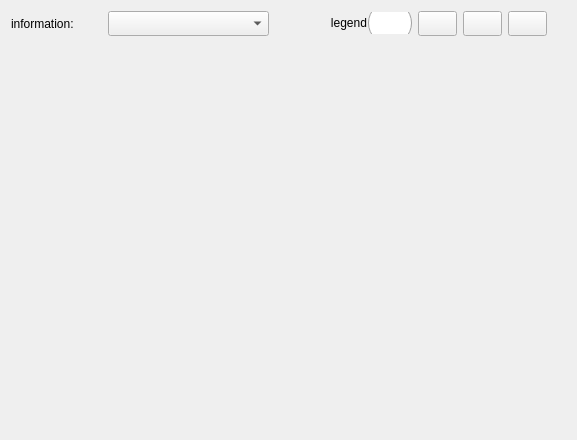
<?xml version="1.0" encoding="UTF-8"?>
<ui version="4.0">
 <class>WidgetVisualization</class>
 <widget class="QWidget" name="WidgetVisualization">
  <property name="geometry">
   <rect>
    <x>0</x>
    <y>0</y>
    <width>577</width>
    <height>440</height>
   </rect>
  </property>
  <property name="minimumSize">
   <size>
    <width>577</width>
    <height>440</height>
   </size>
  </property>
  <property name="windowTitle">
   <string>Form</string>
  </property>
  <layout class="QGridLayout" name="gridLayout">
   <item row="0" column="0">
    <layout class="QHBoxLayout" name="horizontalLayout_4">
     <item>
      <layout class="QHBoxLayout" name="horizontalLayout">
       <item>
        <widget class="QLabel" name="label_show">
         <property name="sizePolicy">
          <sizepolicy hsizetype="Preferred" vsizetype="Fixed">
           <horstretch>0</horstretch>
           <verstretch>0</verstretch>
          </sizepolicy>
         </property>
         <property name="minimumSize">
          <size>
           <width>91</width>
           <height>0</height>
          </size>
         </property>
         <property name="maximumSize">
          <size>
           <width>91</width>
           <height>17</height>
          </size>
         </property>
         <property name="text">
          <string>information:</string>
         </property>
        </widget>
       </item>
       <item>
        <widget class="QComboBox" name="comboBox_show">
         <property name="minimumSize">
          <size>
           <width>161</width>
           <height>25</height>
          </size>
         </property>
        </widget>
       </item>
      </layout>
     </item>
     <item>
      <spacer name="horizontalSpacer">
       <property name="orientation">
        <enum>Qt::Horizontal</enum>
       </property>
       <property name="sizeHint" stdset="0">
        <size>
         <width>40</width>
         <height>20</height>
        </size>
       </property>
      </spacer>
     </item>
     <item>
      <layout class="QHBoxLayout" name="horizontalLayout_3">
       <item>
        <widget class="QRadioButton" name="radioButton_legend">
         <property name="minimumSize">
          <size>
           <width>100</width>
           <height>22</height>
          </size>
         </property>
         <property name="maximumSize">
          <size>
           <width>100</width>
           <height>22</height>
          </size>
         </property>
         <property name="focusPolicy">
          <enum>Qt::NoFocus</enum>
         </property>
         <property name="layoutDirection">
          <enum>Qt::RightToLeft</enum>
         </property>
         <property name="styleSheet">
          <string notr="true">QRadioButton{
    spacing: px;
    color: black;
}
QRadioButton::indicator {
    width: 45px;
    height: 30px;
}
QRadioButton::indicator:unchecked {
    image: url(://visualization_widget/Toggle_Off.png);
}
QRadioButton::indicator:unchecked:hover {
    image: url(://visualization_widget/Toggle_Off.png);
}
QRadioButton::indicator:unchecked:pressed {
    image: url(://visualization_widget/Toggle_Off.png);
}
QRadioButton::indicator:checked {
    image: url(://visualization_widget/Toggle_On.png);
}
QRadioButton::indicator:checked:hover {
    image: url(://visualization_widget/Toggle_On.png);
}
QRadioButton::indicator:checked:pressed {
    image: url(://visualization_widget/Toggle_On.png);
}
</string>
         </property>
         <property name="text">
          <string>legend</string>
         </property>
         <property name="checked">
          <bool>false</bool>
         </property>
         <property name="autoRepeat">
          <bool>false</bool>
         </property>
         <property name="autoExclusive">
          <bool>false</bool>
         </property>
        </widget>
       </item>
       <item>
        <layout class="QHBoxLayout" name="horizontalLayout_2">
         <item>
          <widget class="QPushButton" name="pushButton_control">
           <property name="sizePolicy">
            <sizepolicy hsizetype="Fixed" vsizetype="Fixed">
             <horstretch>0</horstretch>
             <verstretch>0</verstretch>
            </sizepolicy>
           </property>
           <property name="minimumSize">
            <size>
             <width>25</width>
             <height>25</height>
            </size>
           </property>
           <property name="text">
            <string/>
           </property>
           <property name="icon">
            <iconset resource="../../image/image.qrc">
             <normaloff>:/visualization_widget/start.png</normaloff>:/visualization_widget/start.png</iconset>
           </property>
           <property name="iconSize">
            <size>
             <width>20</width>
             <height>20</height>
            </size>
           </property>
          </widget>
         </item>
         <item>
          <widget class="QPushButton" name="pushButton_add">
           <property name="sizePolicy">
            <sizepolicy hsizetype="Fixed" vsizetype="Fixed">
             <horstretch>0</horstretch>
             <verstretch>0</verstretch>
            </sizepolicy>
           </property>
           <property name="minimumSize">
            <size>
             <width>25</width>
             <height>25</height>
            </size>
           </property>
           <property name="text">
            <string/>
           </property>
           <property name="icon">
            <iconset resource="../../image/image.qrc">
             <normaloff>:/visualization_widget/add.png</normaloff>:/visualization_widget/add.png</iconset>
           </property>
           <property name="iconSize">
            <size>
             <width>20</width>
             <height>20</height>
            </size>
           </property>
          </widget>
         </item>
         <item>
          <widget class="QPushButton" name="pushButton_setting">
           <property name="sizePolicy">
            <sizepolicy hsizetype="Fixed" vsizetype="Fixed">
             <horstretch>0</horstretch>
             <verstretch>0</verstretch>
            </sizepolicy>
           </property>
           <property name="minimumSize">
            <size>
             <width>25</width>
             <height>25</height>
            </size>
           </property>
           <property name="text">
            <string/>
           </property>
           <property name="icon">
            <iconset resource="../../image/image.qrc">
             <normaloff>:/visualization_widget/setting.png</normaloff>:/visualization_widget/setting.png</iconset>
           </property>
           <property name="iconSize">
            <size>
             <width>20</width>
             <height>20</height>
            </size>
           </property>
          </widget>
         </item>
        </layout>
       </item>
      </layout>
     </item>
    </layout>
   </item>
   <item row="0" column="1">
    <spacer name="horizontalSpacer_2">
     <property name="orientation">
      <enum>Qt::Horizontal</enum>
     </property>
     <property name="sizeHint" stdset="0">
      <size>
       <width>18</width>
       <height>20</height>
      </size>
     </property>
    </spacer>
   </item>
   <item row="1" column="0" colspan="2">
    <widget class="WidgetPlot" name="widget_plot" native="true">
     <property name="sizePolicy">
      <sizepolicy hsizetype="Preferred" vsizetype="Expanding">
       <horstretch>0</horstretch>
       <verstretch>0</verstretch>
      </sizepolicy>
     </property>
     <property name="minimumSize">
      <size>
       <width>541</width>
       <height>351</height>
      </size>
     </property>
    </widget>
   </item>
  </layout>
 </widget>
 <customwidgets>
  <customwidget>
   <class>WidgetPlot</class>
   <extends>QWidget</extends>
   <header>widget_visualization/widget_plot.h</header>
   <container>1</container>
  </customwidget>
 </customwidgets>
 <resources>
  <include location="../../image/image.qrc"/>
 </resources>
 <connections/>
</ui>
